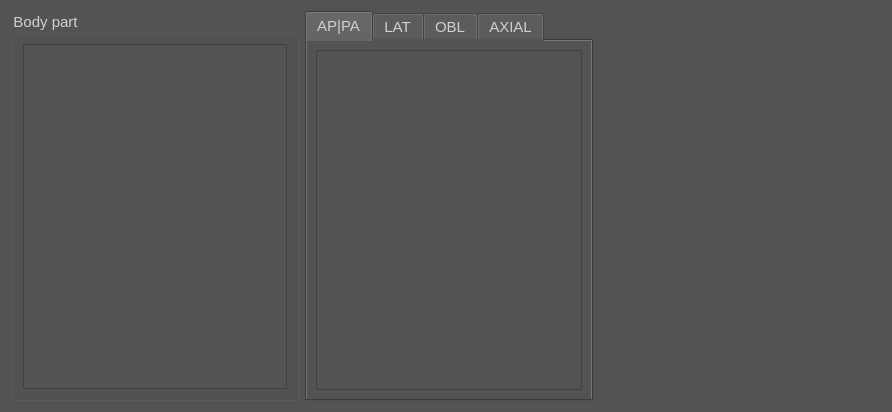
<?xml version="1.0" encoding="UTF-8"?>
<ui version="4.0">
 <class>TechniqueConfigurationWidget</class>
 <widget class="QWidget" name="TechniqueConfigurationWidget">
  <property name="geometry">
   <rect>
    <x>0</x>
    <y>0</y>
    <width>892</width>
    <height>412</height>
   </rect>
  </property>
  <property name="font">
   <font>
    <pointsize>11</pointsize>
   </font>
  </property>
  <property name="windowTitle">
   <string>Form</string>
  </property>
  <property name="styleSheet">
   <string notr="true">background-color: rgb(83, 83, 83);
color: rgb(208, 208, 208);</string>
  </property>
  <layout class="QHBoxLayout" name="horizontalLayout">
   <item>
    <widget class="QGroupBox" name="bodyPartListGroupBox">
     <property name="font">
      <font>
       <pointsize>11</pointsize>
      </font>
     </property>
     <property name="title">
      <string>Body part</string>
     </property>
     <layout class="QVBoxLayout" name="verticalLayout">
      <item>
       <widget class="QListView" name="bodyPartListView">
        <property name="font">
         <font>
          <pointsize>11</pointsize>
         </font>
        </property>
       </widget>
      </item>
     </layout>
    </widget>
   </item>
   <item>
    <widget class="QTabWidget" name="orientationTabWidget">
     <property name="font">
      <font>
       <pointsize>11</pointsize>
      </font>
     </property>
     <property name="styleSheet">
      <string notr="true">background-color: rgb(83, 83, 83);
color: rgb(208, 208, 208);
</string>
     </property>
     <property name="currentIndex">
      <number>0</number>
     </property>
     <widget class="QWidget" name="appaTab">
      <attribute name="title">
       <string>AP|PA</string>
      </attribute>
      <layout class="QVBoxLayout" name="verticalLayout_2">
       <item>
        <widget class="QFrame" name="appaOrientationDetailPlaceHolder">
         <property name="frameShape">
          <enum>QFrame::Shape::StyledPanel</enum>
         </property>
         <property name="frameShadow">
          <enum>QFrame::Shadow::Raised</enum>
         </property>
        </widget>
       </item>
      </layout>
     </widget>
     <widget class="QWidget" name="latTab">
      <attribute name="title">
       <string>LAT</string>
      </attribute>
      <layout class="QHBoxLayout" name="horizontalLayout_3">
       <item>
        <widget class="QFrame" name="latOrientationDetailPlaceHolder">
         <property name="frameShape">
          <enum>QFrame::Shape::StyledPanel</enum>
         </property>
         <property name="frameShadow">
          <enum>QFrame::Shadow::Raised</enum>
         </property>
        </widget>
       </item>
      </layout>
     </widget>
     <widget class="QWidget" name="oblTab">
      <attribute name="title">
       <string>OBL</string>
      </attribute>
      <layout class="QHBoxLayout" name="horizontalLayout_4">
       <item>
        <widget class="QFrame" name="oblOrientationDetailPlaceHolder">
         <property name="frameShape">
          <enum>QFrame::Shape::StyledPanel</enum>
         </property>
         <property name="frameShadow">
          <enum>QFrame::Shadow::Raised</enum>
         </property>
        </widget>
       </item>
      </layout>
     </widget>
     <widget class="QWidget" name="axialTab">
      <attribute name="title">
       <string>AXIAL</string>
      </attribute>
      <layout class="QHBoxLayout" name="horizontalLayout_5">
       <item>
        <widget class="QFrame" name="axialOrientationDetailPlaceHolder">
         <property name="frameShape">
          <enum>QFrame::Shape::StyledPanel</enum>
         </property>
         <property name="frameShadow">
          <enum>QFrame::Shadow::Raised</enum>
         </property>
        </widget>
       </item>
      </layout>
     </widget>
    </widget>
   </item>
   <item>
    <spacer name="horizontalSpacer">
     <property name="orientation">
      <enum>Qt::Orientation::Horizontal</enum>
     </property>
     <property name="sizeHint" stdset="0">
      <size>
       <width>282</width>
       <height>20</height>
      </size>
     </property>
    </spacer>
   </item>
  </layout>
 </widget>
 <resources/>
 <connections/>
</ui>
